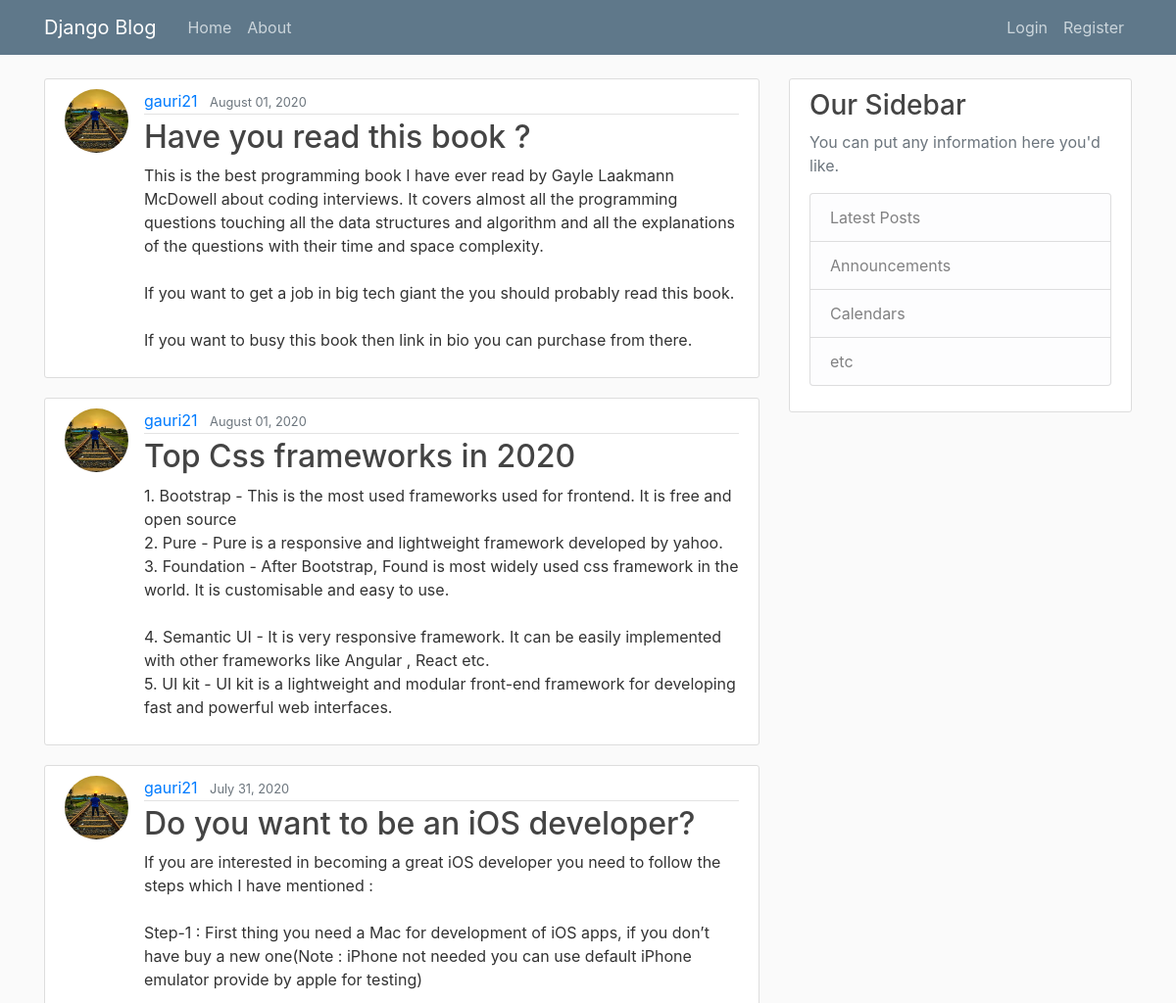
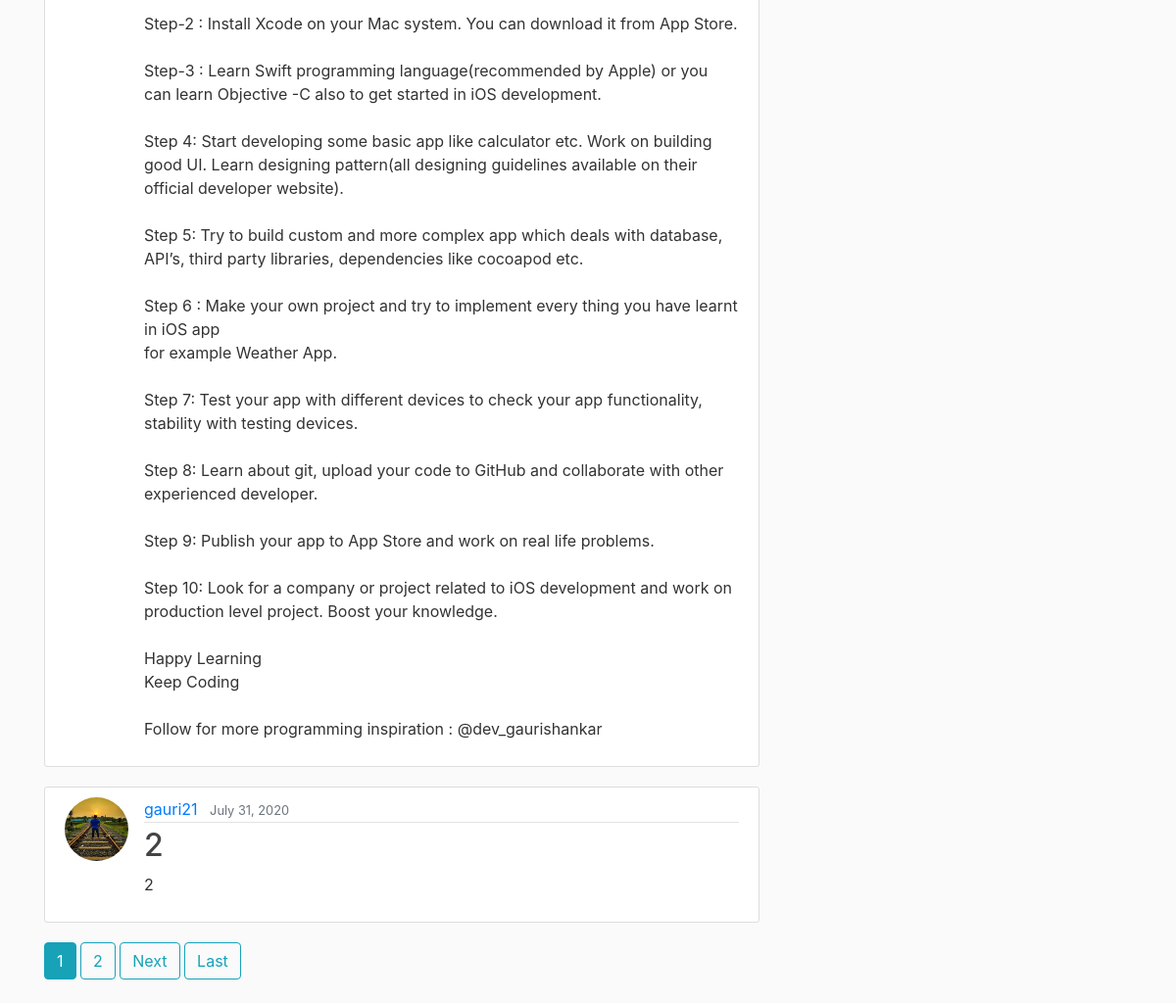
The page / on the database its author committed (2 pictures, top to bottom).
### blog/models.py (models this page shows, shortened)
class Post(models.Model):
    title = models.CharField(max_length=100)
    content = models.TextField()
    date_posted = models.DateTimeField(default=timezone.now)
    author = models.ForeignKey(User, on_delete=models.CASCADE)

### users/models.py (models this page shows, shortened)
class Profile(models.Model):
    user  = models.OneToOneField(User, on_delete=models.CASCADE)
    image = models.ImageField(default='default.jpg', upload_to='profile_pics')

### blog/views.py (the view)
# urls.py: path('', PostListView.as_view(), name='blog-home'),
class PostListView(ListView):
    model = Post
    template_name = 'blog/home.html'
    context_object_name = 'posts'
    ordering = ['-date_posted']
    paginate_by = 4

### blog/templates/blog/home.html (shortened to what this page needs)
{% extends "blog/base.html" %}
{% block content %}
{% for post in posts %}
<article class="media content-section">
  <img class="rounded-circle article-img" src="{{post.author.profile.image.url}}">
  <div class="media-body">
    <div class="article-metadata">
      <a class="mr-2" href="{% url 'user-post' post.author.username %}">{{ post.author }}</a>
      <small class="text-muted">{{ post.date_posted| date:"F d, Y" }}</small>
    </div>
    <h2><a class="article-title" href="{% url 'post-detail' post.id%}">{{ post.title }}</a></h2>
    <p class="article-content">{{ post.content }}</p>
  </div>
</article>
{% endfor %}
    {% if is_paginated %}
      {% for num in page_obj.paginator.page_range %}
       {% if page_obj.number == num %}
        <a class="btn btn-info mb-4" href="?page={{ num }}"> {{ num }} </a>
       {% elif num > page_obj.number|add:'-3' and num < page_obj.number|add:'3' %}
       <a class="btn btn-outline-info mb-4" href="?page={{ num }}"> {{ num }} </a>
       {% endif %}
      {% endfor %}
      {% if page_obj.has_next %}
        <a class="btn btn-outline-info mb-4" href="?page={{ page_obj.next_page_number }}">Next</a>
        <a class="btn btn-outline-info mb-4" href="?page={{ page_obj.paginator.num_pages }}">Last</a>
      {% endif %}
    {% endif %}
{% endblock content%}

### blog/templates/blog/base.html (shortened to what this page needs)
{% load static %}
<!doctype html>
<html lang="en">
  <head>
    <link rel="stylesheet" href="https://stackpath.bootstrapcdn.com/bootstrap/4.5.0/css/bootstrap.min.css">
    <link rel="stylesheet" type="text/css" href="{% static 'blog/main.css'%}">
  </head>
  <body>
        <header class="site-header">
                <nav class="navbar navbar-expand-md navbar-dark bg-steel fixed-top">
                  <div class="container">
                    <a class="navbar-brand mr-4" href="{% url 'blog-home' %}">Django Blog</a>
                    <div class="collapse navbar-collapse" id="navbarToggle">
                      <div class="navbar-nav mr-auto">
                        <a class="nav-item nav-link" href="{% url 'blog-home' %}">Home</a>
                        <a class="nav-item nav-link" href="{% url 'blog-about' %}">About</a>
                      </div>
                      <div class="navbar-nav">
                        {% if user.is_authenticated %}
                         <a class="nav-item nav-link" href="{% url 'post-create' %}">New Post</a>
                         <a class="nav-item nav-link" href="{% url 'profile' %}">Profile</a>
                          <a class="nav-item nav-link" href="{% url 'logout' %}">Logout</a>
                        {% else %}
                          <a class="nav-item nav-link" href="{% url 'login' %}">Login</a>
                          <a class="nav-item nav-link" href="{% url 'register' %}">Register</a>
                        {% endif %}
                      </div>
                    </div>
                  </div>
                </nav>
              </header>
              <main role="main" class="container">
                    <div class="row">
                      <div class="col-md-8">
                        {% block content %}{% endblock %}
                      </div>
                      <div class="col-md-4">
                        <div class="content-section">
                          <h3>Our Sidebar</h3>
                          <p class='text-muted'>You can put any information here you'd like.
                            <ul class="list-group">
                              <li class="list-group-item list-group-item-light">Latest Posts</li>
                              <li class="list-group-item list-group-item-light">Announcements</li>
                              <li class="list-group-item list-group-item-light">Calendars</li>
                              <li class="list-group-item list-group-item-light">etc</li>
                            </ul>
                          </p>
                        </div>
                      </div>
                    </div>
                  </main>
  </body>
</html>

### blog/static/blog/main.css (style rules this page uses)
body { background: #fafafa; color: #333333; margin-top: 5rem; }
h1, h2, h3, h4, h5, h6 { color: #444444; }
ul { margin: 0; }
.bg-steel { background-color: #5f788a; }
.site-header .navbar-nav .nav-link { color: #cbd5db; }
.content-section { background: #ffffff; padding: 10px 20px; border: 1px solid #dddddd; border-radius: 3px; margin-bottom: 20px; }
.article-title { color: #444444; }
.article-content { white-space: pre-line; }
.article-img { height: 65px; width: 65px; margin-right: 16px; }
.article-metadata { padding-bottom: 1px; margin-bottom: 4px; border-bottom: 1px solid #e3e3e3 }

### rows shown on the page
Post: author.profile.image (picture), author "gauri21", date_posted "August 01, 2020", title "Have you read this book ?", content "This is the best programming book I have ever read by Gayle Laakmann McDowell about coding interviews. It covers almost all the programming questions touching all the data structures and algorithm and all the explanations of the questions with their time and space complexity. If you want to get a job in big tech giant the you should probably read this book. If you want to busy this book then link in bio you can purchase from there."
Post: author.profile.image (picture), author "gauri21", date_posted "August 01, 2020", title "Top Css frameworks in 2020", content "1. Bootstrap - This is the most used frameworks used for frontend. It is free and open source 2. Pure - Pure is a responsive and lightweight framework developed by yahoo. 3. Foundation - After Bootstrap, Found is most widely used css framework in the world. It is customisable and easy to use. 4. Semantic UI - It is very responsive framework. It can be easily implemented with other frameworks like Angular , React etc. 5. UI kit - UI kit is a lightweight and modular front-end framework for developing fast and powerful web interfaces."
Post: author.profile.image (picture), author "gauri21", date_posted "July 31, 2020", title "Do you want to be an iOS developer?", content "If you are interested in becoming a great iOS developer you need to follow the steps which I have mentioned : Step-1 : First thing you need a Mac for development of iOS apps, if you don’t have buy a new one(Note : iPhone not needed you can use default iPhone emulator provide by apple for testing) Step-2 : Install Xcode on your Mac system. You can download it from App Store. Step-3 : Learn Swift programming language(recommended by Apple) or you can learn Objective -C also to get started in iOS development. Step 4: Start developing some basic app like calculator etc. Work on building good UI. Learn designing pattern(all designing guidelines available on their official developer website). Step…"
Post: author.profile.image (picture), author "gauri21", date_posted "July 31, 2020", title "2", content "2"

### other values the page prints
{{ num }} "1"
{{ num }} "2"
